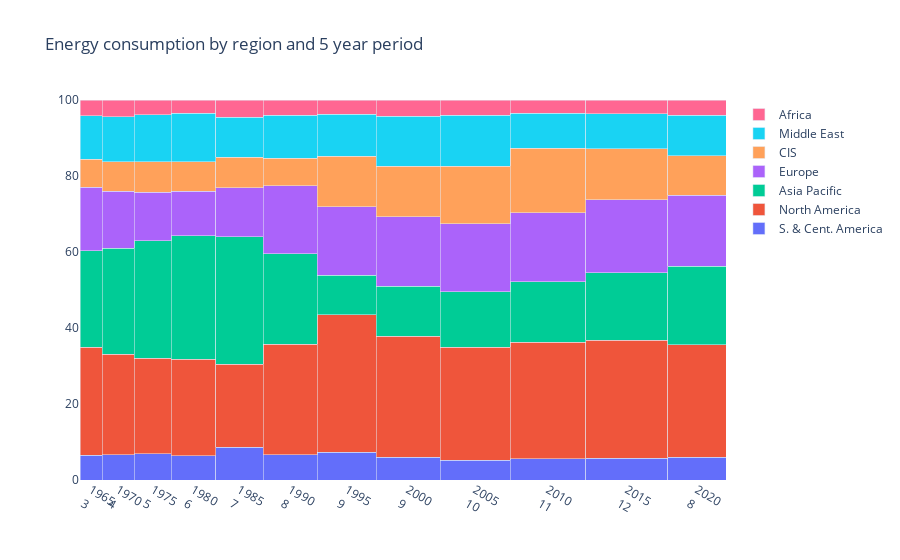

Notebook source saved alongside this figure:
### Code cell
import pandas as pd
import plotly.graph_objs as go
import numpy as np

# Load the data
df = pd.read_csv('./data/energy.csv')

# Convert 'Year' to a 5 year period
df['Year'] = df['Year'].div(5).astype(int).mul(5)

# Group the data by 'Region' and 'Year' (5 years) and sum the 'Value' column
grouped = df.groupby(['Region', 'Year'])['Value'].sum()

# Create a new DataFrame with the total energy consumption by 5 years
total = grouped.groupby('Year').sum()
regions = {}
for region in df['Region'].unique():
    values = []
    for year in df['Year'].unique():
        try:
            # Calculate the percentage of energy consumption by region and 5 year period
            value = grouped[region, year] / total[year] * 100
            values.append(value)
        except:
            # If there is no data for a region and 5 year period, append 0
            values.append(0)
    regions[region] = values

decades = sorted(df['Year'].unique())
widths = total / total.sum() * 100


# Delete the nan values from the dictionary
# Convert dict_keys object to a list
keys_list = list(regions.keys())

# Check if there are at least two elements in the dictionary
if len(keys_list) >= 2:
    # Delete the second element (index 1) from the dictionary
    del regions[keys_list[1]]


fig = go.Figure()
for key in regions:
    fig.add_trace(go.Bar(
        name=key,
        y=regions[key],
        x=np.cumsum(widths)-widths,
        width=widths,
        offset=0,
        customdata=np.transpose([decades, widths*regions[key]]),
        texttemplate="%{y} x %{width} =<br>%{customdata[1]}",
        textposition="inside",
        textangle=0,
        textfont_color="white",
        hovertemplate="<br>".join([
            "Lustrum: %{customdata[0]}",
            "Total consumption: %{width}",
            "Percentage%: %{y}",
            "Area: %{customdata[1]}",
        ])
    ))

fig.update_xaxes(
    tickvals=np.cumsum(widths)-widths/2,
    ticktext= ["%s<br>%d" % (l, w) for l, w in zip(decades, widths)]
)

fig.update_xaxes(range=[0,100])
fig.update_yaxes(range=[0,100])

fig.update_layout(
    title_text="Energy consumption by region and 5 year period",
    barmode="stack",
    uniformtext=dict(mode="hide", minsize=10),
)

fig.show()

### Figure 1 — Plotly figure (JSON) as saved in the notebook; plotly's stock layout.template omitted (floating-point values rounded to 4 significant figures)
{"data": [{"customdata": [[1965, 22.58], [1970, 32.71], [1975, 39.84], [1980, 44.2], [1985, 63.74], [1990, 55.68], [1995, 66.38], [2000, 59.83], [2005, 56.9], [2010, 65.86], [2015, 71.9], [2020, 53.74]], "hovertemplate": "Lustrum: %{customdata[0]}<br>Total consumption: %{width}<br>Percentage%: %{y}<br>Area: %{customdata[1]}", "name": "S. & Cent. America", "offset": 0, "textangle": 0, "textfont": {"color": "white"}, "textposition": "inside", "texttemplate": "%{y} x %{width} =<br>%{customdata[1]}", "type": "bar", "width": [3.467, 4.892, 5.744, 6.878, 7.41, 8.363, 9.095, 9.896, 10.88, 11.69, 12.7, 8.986], "x": [0, 3.467, 8.359, 14.1, 20.98, 28.39, 36.75, 45.85, 55.75, 66.62, 78.31, 91.01], "y": [6.511, 6.687, 6.936, 6.426, 8.602, 6.658, 7.299, 6.046, 5.232, 5.632, 5.662, 5.981]}, {"customdata": [[1965, 98.41], [1970, 129.2], [1975, 144.4], [1980, 174.5], [1985, 161.9], [1990, 243.3], [1995, 329.4], [2000, 314.7], [2005, 323.7], [2010, 358.0], [2015, 395.5], [2020, 265.9]], "hovertemplate": "Lustrum: %{customdata[0]}<br>Total consumption: %{width}<br>Percentage%: %{y}<br>Area: %{customdata[1]}", "name": "North America", "offset": 0, "textangle": 0, "textfont": {"color": "white"}, "textposition": "inside", "texttemplate": "%{y} x %{width} =<br>%{customdata[1]}", "type": "bar", "width": [3.467, 4.892, 5.744, 6.878, 7.41, 8.363, 9.095, 9.896, 10.88, 11.69, 12.7, 8.986], "x": [0, 3.467, 8.359, 14.1, 20.98, 28.39, 36.75, 45.85, 55.75, 66.62, 78.31, 91.01], "y": [28.38, 26.42, 25.13, 25.36, 21.85, 29.1, 36.22, 31.8, 29.76, 30.61, 31.15, 29.59]}, {"customdata": [[1965, 88.42], [1970, 136.3], [1975, 177.4], [1980, 223.4], [1985, 248.8], [1990, 198.7], [1995, 93.78], [2000, 129.6], [2005, 158.6], [2010, 186.7], [2015, 225.4], [2020, 186.3]], "hovertemplate": "Lustrum: %{customdata[0]}<br>Total consumption: %{width}<br>Percentage%: %{y}<br>Area: %{customdata[1]}", "name": "Asia Pacific", "offset": 0, "textangle": 0, "textfont": {"color": "white"}, "textposition": "inside", "texttemplate": "%{y} x %{width} =<br>%{customdata[1]}", "type": "bar", "width": [3.467, 4.892, 5.744, 6.878, 7.41, 8.363, 9.095, 9.896, 10.88, 11.69, 12.7, 8.986], "x": [0, 3.467, 8.359, 14.1, 20.98, 28.39, 36.75, 45.85, 55.75, 66.62, 78.31, 91.01], "y": [25.5, 27.87, 30.88, 32.48, 33.57, 23.76, 10.31, 13.1, 14.58, 15.96, 17.75, 20.73]}, {"customdata": [[1965, 57.89], [1970, 73.41], [1975, 73.64], [1980, 81.0], [1985, 95.7], [1990, 149.4], [1995, 164.6], [2000, 180.9], [2005, 194.9], [2010, 211.1], [2015, 244.1], [2020, 167.3]], "hovertemplate": "Lustrum: %{customdata[0]}<br>Total consumption: %{width}<br>Percentage%: %{y}<br>Area: %{customdata[1]}", "name": "Europe", "offset": 0, "textangle": 0, "textfont": {"color": "white"}, "textposition": "inside", "texttemplate": "%{y} x %{width} =<br>%{customdata[1]}", "type": "bar", "width": [3.467, 4.892, 5.744, 6.878, 7.41, 8.363, 9.095, 9.896, 10.88, 11.69, 12.7, 8.986], "x": [0, 3.467, 8.359, 14.1, 20.98, 28.39, 36.75, 45.85, 55.75, 66.62, 78.31, 91.01], "y": [16.69, 15.01, 12.82, 11.78, 12.92, 17.86, 18.1, 18.28, 17.92, 18.06, 19.22, 18.61]}, {"customdata": [[1965, 25.35], [1970, 38.18], [1975, 45.6], [1980, 53.03], [1985, 59.56], [1990, 60.63], [1995, 120.9], [2000, 132.1], [2005, 164.4], [2010, 199.3], [2015, 169.4], [2020, 93.53]], "hovertemplate": "Lustrum: %{customdata[0]}<br>Total consumption: %{width}<br>Percentage%: %{y}<br>Area: %{customdata[1]}", "name": "CIS", "offset": 0, "textangle": 0, "textfont": {"color": "white"}, "textposition": "inside", "texttemplate": "%{y} x %{width} =<br>%{customdata[1]}", "type": "bar", "width": [3.467, 4.892, 5.744, 6.878, 7.41, 8.363, 9.095, 9.896, 10.88, 11.69, 12.7, 8.986], "x": [0, 3.467, 8.359, 14.1, 20.98, 28.39, 36.75, 45.85, 55.75, 66.62, 78.31, 91.01], "y": [7.311, 7.805, 7.939, 7.71, 8.038, 7.25, 13.29, 13.35, 15.12, 17.04, 13.34, 10.41]}, {"customdata": [[1965, 39.96], [1970, 58.04], [1975, 71.05], [1980, 88.02], [1985, 78.02], [1990, 95.16], [1995, 99.8], [2000, 130.0], [2005, 145.7], [2010, 107.3], [2015, 116.9], [2020, 95.64]], "hovertemplate": "Lustrum: %{customdata[0]}<br>Total consumption: %{width}<br>Percentage%: %{y}<br>Area: %{customdata[1]}", "name": "Middle East", "offset": 0, "textangle": 0, "textfont": {"color": "white"}, "textposition": "inside", "texttemplate": "%{y} x %{width} =<br>%{customdata[1]}", "type": "bar", "width": [3.467, 4.892, 5.744, 6.878, 7.41, 8.363, 9.095, 9.896, 10.88, 11.69, 12.7, 8.986], "x": [0, 3.467, 8.359, 14.1, 20.98, 28.39, 36.75, 45.85, 55.75, 66.62, 78.31, 91.01], "y": [11.52, 11.86, 12.37, 12.8, 10.53, 11.38, 10.97, 13.13, 13.4, 9.176, 9.206, 10.64]}, {"customdata": [[1965, 14.14], [1970, 21.26], [1975, 22.53], [1980, 23.73], [1985, 33.34], [1990, 33.38], [1995, 34.65], [2000, 42.46], [2005, 43.41], [2010, 41.08], [2015, 46.75], [2020, 36.19]], "hovertemplate": "Lustrum: %{customdata[0]}<br>Total consumption: %{width}<br>Percentage%: %{y}<br>Area: %{customdata[1]}", "name": "Africa", "offset": 0, "textangle": 0, "textfont": {"color": "white"}, "textposition": "inside", "texttemplate": "%{y} x %{width} =<br>%{customdata[1]}", "type": "bar", "width": [3.467, 4.892, 5.744, 6.878, 7.41, 8.363, 9.095, 9.896, 10.88, 11.69, 12.7, 8.986], "x": [0, 3.467, 8.359, 14.1, 20.98, 28.39, 36.75, 45.85, 55.75, 66.62, 78.31, 91.01], "y": [4.078, 4.346, 3.922, 3.45, 4.5, 3.991, 3.81, 4.29, 3.991, 3.513, 3.681, 4.027]}], "layout": {"barmode": "stack", "title": {"text": "Energy consumption by region and 5 year period"}, "uniformtext": {"minsize": 10, "mode": "hide"}, "xaxis": {"range": [0, 100], "ticktext": ["1965<br>3", "1970<br>4", "1975<br>5", "1980<br>6", "1985<br>7", "1990<br>8", "1995<br>9", "2000<br>9", "2005<br>10", "2010<br>11", "2015<br>12", "2020<br>8"], "tickvals": [1.734, 5.913, 11.23, 17.54, 24.69, 32.57, 41.3, 50.8, 61.18, 72.47, 84.66, 95.51]}, "yaxis": {"range": [0, 100]}}}
